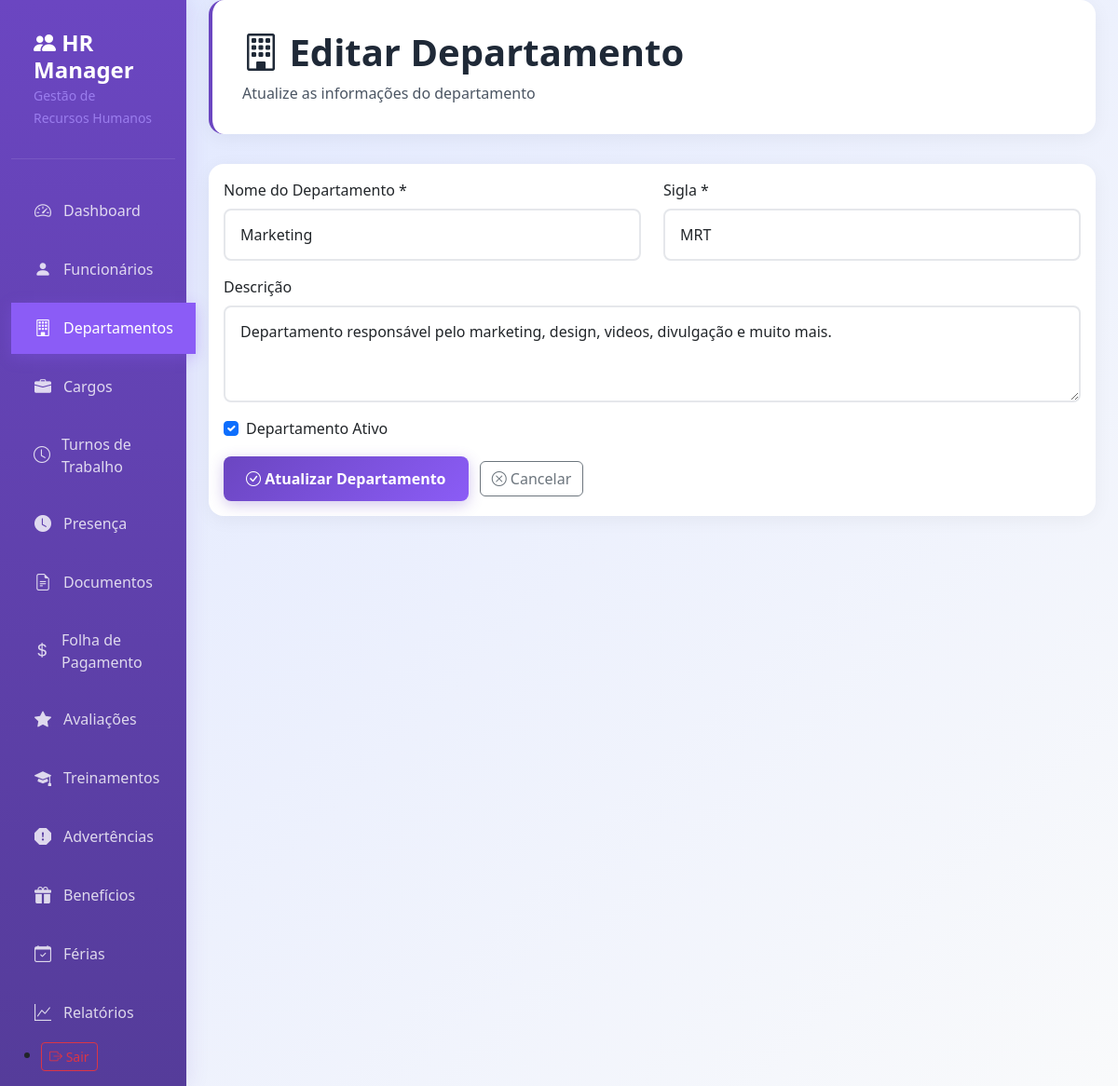
The app's page /departamentos/1/editar/ (signed in) with its own data.
### rh/models.py (models this page shows, shortened)
class Departamento(models.Model):
    empresa = models.ForeignKey(Empresa, on_delete=models.CASCADE)
    nome = models.CharField(max_length=100, verbose_name='Nome do Departamento')
    sigla = models.CharField(max_length=10, unique=True, verbose_name='Sigla')
    descricao = models.TextField(blank=True, verbose_name='Descrição')
    ativo = models.BooleanField(default=True, verbose_name='Ativo')
    criado_em = models.DateTimeField(auto_now_add=True, verbose_name='Criado em')
    class Meta:
        unique_together = ('empresa', 'sigla')
        verbose_name = 'Departamento'
        verbose_name_plural = 'Departamentos'
        ordering = ['nome']

### rh/views.py (the view, shortened to what this page needs)
# urls.py: path('departamentos/<int:pk>/editar/', views.DepartamentoUpdateView.as_view(), name='departamento_update'),
class DepartamentoUpdateView(LoginRequiredMixin, UpdateView):
    model = Departamento
    form_class = DepartamentoForm
    template_name = 'rh/departamento_form.html'
    success_url = reverse_lazy('departamento_list')
    def get_queryset(self):
        return Departamento.objects.filter(
            empresa=self.request.user.empresa
        )

### rh/forms.py
class DepartamentoForm(forms.ModelForm):
    class Meta:
        model = Departamento
        exclude = ['empresa', 'criado_em']
        widgets = {
            'nome': forms.TextInput(attrs={
                'class': 'form-control',
                'placeholder': 'Nome do departamento'
            }),
            'sigla': forms.TextInput(attrs={
                'class': 'form-control',
                'placeholder': 'SIGLA'
            }),
            'descricao': forms.Textarea(attrs={
                'class': 'form-control',
                'rows': 3,
                'placeholder': 'Descrição do departamento'
            }),
            'ativo': forms.CheckboxInput(attrs={
                'class': 'form-check-input'
            }),
        }

### templates/rh/departamento_form.html (shortened to what this page needs)
{% extends 'base.html' %}
{% block content %}
<div class="page-header">
    <h1>
        <i class="bi bi-building"></i>
        {% if form.instance.pk %}Editar{% else %}Novo{% endif %} Departamento
    </h1>
    <p>{% if form.instance.pk %}Atualize as informações do departamento{% else %}Cadastre um novo departamento{% endif %}</p>
</div>
<div class="card">
    <div class="card-body">
        <form method="post">
            <div class="row">
                <div class="col-md-6 mb-3">
                    <label class="form-label">Nome do Departamento *</label>
                    {{ form.nome }}
                </div>
                <div class="col-md-6 mb-3">
                    <label class="form-label">Sigla *</label>
                    {{ form.sigla }}
                </div>
                <div class="col-12 mb-3">
                    <label class="form-label">Descrição</label>
                    {{ form.descricao }}
                </div>
                <div class="col-md-6 mb-3">
                    <div class="form-check">
                        {{ form.ativo }}
                        <label class="form-check-label" for="{{ form.ativo.id_for_label }}">
                            Departamento Ativo
                        </label>
                    </div>
                </div>
            </div>
            <div class="row">
                <div class="col-12">
                    <button type="submit" class="btn btn-primary">
                        <i class="bi {% if form.instance.pk %}bi-check-circle{% else %}bi-plus-circle{% endif %}"></i>
                        {% if form.instance.pk %}Atualizar{% else %}Cadastrar{% endif %} Departamento
                    </button>
                    <a href="{% url 'departamento_list' %}" class="btn btn-outline-secondary ms-2">
                        <i class="bi bi-x-circle"></i> Cancelar
                    </a>
                </div>
            </div>
        </form>
    </div>
</div>
{% endblock %}

### templates/base.html (style rules this page uses)
:root { --primary-purple: #6B46C1; --primary-purple-dark: #553C9A; --primary-purple-light: #8B5CF6; --secondary-purple: #A78BFA; --light-purple: #E0E7FF; --white: #FFFFFF; --gray-50: #F9FAFB; --gray-100: #F3F4F6; --gray-200: #E5E7EB; --gray-600: #4B5563; --gray-800: #1F2937; --success: #10B981; --warning: #F59E0B; --danger: #EF4444; }
* { margin: 0; padding: 0; box-sizing: border-box; }
body { font-family: 'Segoe UI', Tahoma, Geneva, Verdana, sans-serif; background: linear-gradient(135deg, var(--light-purple) 0%, var(--gray-50) 100%); min-height: 100vh; }
.page-header { background: var(--white); padding: 2rem; border-radius: 1rem; box-shadow: 0 4px 20px rgba(0, 0, 0, 0.05); margin-bottom: 2rem; border-left: 4px solid var(--primary-purple); }
.page-header h1 { color: var(--gray-800); font-weight: 700; margin-bottom: 0.5rem; }
.page-header p { color: var(--gray-600); margin: 0; }
.card { background: var(--white); border: none; border-radius: 1rem; box-shadow: 0 4px 20px rgba(0, 0, 0, 0.05); transition: all 0.3s ease; overflow: hidden; }
.btn-primary { background: linear-gradient(135deg, var(--primary-purple) 0%, var(--primary-purple-light) 100%); border: none; padding: 0.75rem 1.5rem; border-radius: 0.5rem; font-weight: 600; transition: all 0.3s ease; box-shadow: 0 4px 15px rgba(107, 70, 193, 0.3); }
.form-control, .form-select { border: 2px solid var(--gray-200); border-radius: 0.5rem; padding: 0.875rem 1rem; transition: all 0.3s ease; }

### records on screen
Departamento: nome "Marketing", sigla "MRT", descricao "Departamento responsável pelo marketing, design, videos, divulgação e muito mais.", ativo "☑"
